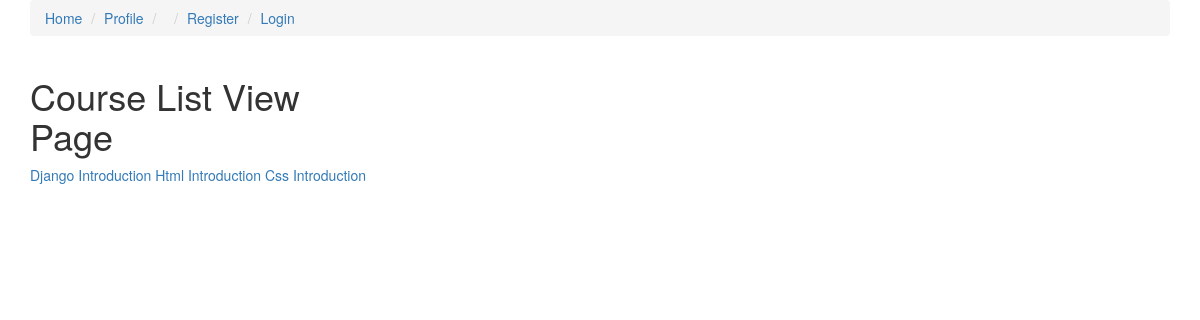
Page /courses/ on the committed database.
### courses/models.py (models this page shows, shortened)
class Course(models.Model):
	slug=models.SlugField()
	title=models.CharField(max_length=120)
	description=models.TextField()
	allowed_memberships = models.ManyToManyField(Membership)
	def __str__(self):
		return self.title
	def get_absolute_url(self):
		return reverse('courses:detail', kwargs={'slug':self.slug})

### courses/views.py (the view)
# urls.py: path('', CourseListView.as_view(), name='list' ),
class CourseListView(ListView):
	model=Course

### courses/templates/courses/course_list.html
{% extends 'courses/base.html' %}
{% block post_detail_link %}
<li>{{ object.title }}</li>
{% endblock %}
{% block content %}
	<div class="container">
		<div class="row">
			<div class="col-sm-4 col-md-4">
	<h1>Course List View Page</h1>
	{% for object in object_list %}
		<a href="{{ object.get_absolute_url }}">{{ object }}</a>
	{% endfor %}
</div>
</div>
</div>
{% endblock %}

### rows in the picture
Course: title "Django Introduction"
Course: title "Html Introduction"
Course: title "Css Introduction"
